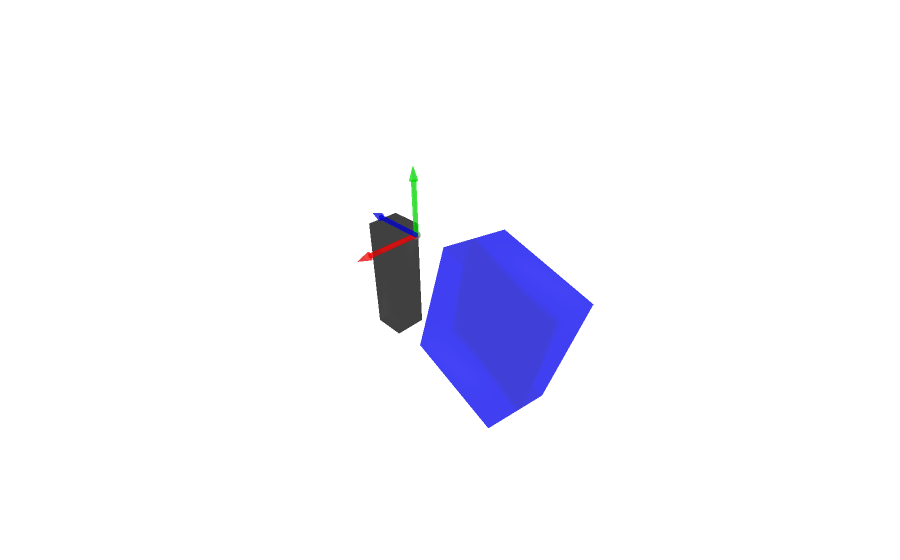

Notebook code for this chart:
### Code cell
import open3d as o3d
bb_meshes = get_box_meshes((bb_centers, bb_dimensions, bb_poses))
character_placeholder = get_character_placeholder()

coordinate_frame = o3d.geometry.TriangleMesh.create_coordinate_frame(size=0.5, origin=[0, 0, 0])

render_scene(bb_meshes + [character_placeholder, coordinate_frame])

### Figure 1 — Plotly figure (JSON) as saved in the notebook; plotly's stock layout.template omitted (floating-point values rounded to 4 significant figures; data arrays with more than 128 entries replaced by an {"elided": "..."} marker saying what was removed)
{"data": [{"i": [0, 0, 4, 4, 0, 0, 1, 1, 0, 0, 3, 3], "j": [1, 2, 6, 7, 3, 7, 5, 6, 4, 5, 2, 6], "k": [2, 3, 5, 6, 7, 4, 6, 2, 5, 1, 6, 7], "opacity": 0.5, "type": "mesh3d", "vertexcolor": [[0.0, 0.0, 1.0], [0.0, 0.0, 1.0], [0.0, 0.0, 1.0], [0.0, 0.0, 1.0], [0.0, 0.0, 1.0], [0.0, 0.0, 1.0], [0.0, 0.0, 1.0], [0.0, 0.0, 1.0]], "x": [-0.4481, -0.3392, -0.2777, -0.3867, 0.08439, 0.1934, 0.2548, 0.1459], "y": [0.4219, 1.217, 1.014, 0.2185, 0.3595, 1.155, 0.9513, 0.1561], "z": [0.0342, -0.1351, -1.051, -0.8817, 0.08379, -0.0855, -1.001, -0.8321]}, {"i": [4, 4, 0, 2, 0, 1, 1, 1, 2, 2, 0, 1], "j": [7, 6, 2, 6, 1, 3, 5, 7, 3, 7, 4, 4], "k": [5, 7, 4, 4, 2, 2, 7, 3, 7, 6, 1, 5], "opacity": 0.5, "type": "mesh3d", "vertexcolor": [[0.0, 0.0, 0.0], [0.0, 0.0, 0.0], [0.0, 0.0, 0.0], [0.0, 0.0, 0.0], [0.0, 0.0, 0.0], [0.0, 0.0, 0.0], [0.0, 0.0, 0.0], [0.0, 0.0, 0.0]], "x": [-0.125, 0.125, -0.125, 0.125, -0.125, 0.125, -0.125, 0.125], "y": [-0.125, -0.125, -0.375, -0.375, -0.125, -0.125, -0.375, -0.375], "z": [-0.9, -0.9, -0.9, -0.9, 0.0, 0.0, 0.0, 0.0]}, {"i": {"elided": "2240 int values"}, "j": {"elided": "2240 int values"}, "k": {"elided": "2240 int values"}, "opacity": 0.5, "type": "mesh3d", "vertexcolor": {"elided": "1134x3 float values"}, "x": {"elided": "1134 float values"}, "y": {"elided": "1134 float values"}, "z": {"elided": "1134 float values"}}], "layout": {"scene": {"xaxis": {"visible": false}, "yaxis": {"visible": false}, "zaxis": {"visible": false}}}}
